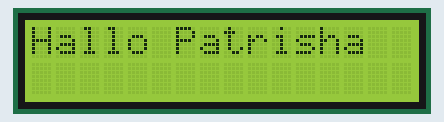
Recording of a sketch running on a simulated Arduino Uno, built with avr-gcc and run on an emulated ATmega328P. Shown: 16×2 character LCD.

Above: at 0.1 s.
At 1.1 s:
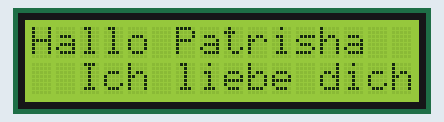

The sketch:

Simple_LCD.ino
```cpp
#include <LiquidCrystal.h>

LiquidCrystal lcd(1, 2, 4, 5, 6, 7);
int delayTime = 1000;


void setup() {
  // put your setup code here, to run once:
  lcd.begin(16,2);
}

void loop() {
  // put your main code here, to run repeatedly:
  lcd.print("Hallo Patrisha");
  delay(delayTime);

  lcd.setCursor(2,1);
  lcd.print("Ich liebe dich");
  delay(delayTime);

  lcd.clear();
}
```

Measured:
- what the display in image 1 shows lasts 1.0 s, from 1.1 s to 2.1 s
